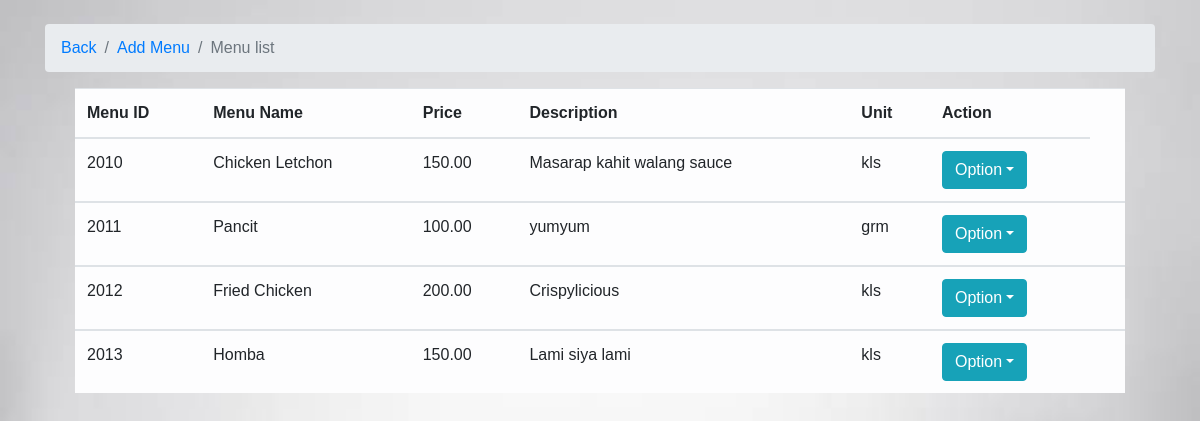
Page /menu.php on the committed database.
### tables this page shows
CREATE TABLE `menu` (
  `id` int(10) NOT NULL,
  `menu_id` varchar(50) NOT NULL,
  `menu_name` varchar(50) NOT NULL,
  `price` decimal(10,2) NOT NULL,
  `description` varchar(100) NOT NULL,
  `unit` varchar(50) NOT NULL
);

### menu.php (the view, shortened to what this page needs)
<?php
	if(isset($_POST['btn_search']))
	{
    $search = $_POST['search'];
		$query = "SELECT * FROM `menu` WHERE CONCAT(`menu_id`, `menu_name`, 'description', 'price', 'unit') LIKE '%".$search."%'";
		$search_result = filterTable($query);
	}
	else {
		$query = "SELECT * FROM `menu`";
		$search_result = filterTable($query);
	}
	function filterTable($query)
	{
		include_once 'logdb.php';
		$filter_Result = mysqli_query($conn, $query);
		return $filter_Result;
	}
?>
<!DOCTYPE html>
<html>
<head>
		<link rel="stylesheet" href="style.css">
		<link rel="stylesheet" href="bootstrap-4.0.0-beta.3-dist/css/bootstrap.min.css">
		<link rel="stylesheet" href="bootstrap-4.0.0-beta.3-dist/jss/bootstrap.js">
		<link rel="stylesheet" href="style.css" type="text/css">
</head>
<body><br/>
	<div class="container">
		<nav aria-label="breadcrumb">
		<ol class="breadcrumb">
		<li class="breadcrumb-item"><a href="home.php">Back</a></li>
		<li class="breadcrumb-item"><a href="addmenu.php">Add Menu</a></li>
		<li class="breadcrumb-item active" aria-current="page">Menu list</li>
	</ol>
  </nav>
	<div class="container">
		<div class="col-sm-12">
		<div class="table-responsive">
		<table class="table table-hover table-light">
		<thead>
		<tr>
			<th>Menu ID</th>
			<th>Menu Name</th>
			<th>Price</th>
			<th>Description</th>
			<th>Unit</th>
			<th>Action</th>
			<td>
			</td>
		</tr>
		</thead>
				<?php while($row = mysqli_fetch_array($search_result)):?>
			<tbody>
			<tr>
				<td><?php echo $row['menu_id'];?></td>
				<td><?php echo $row['menu_name'];?></td>
				<td><?php echo $row['price'];?></td>
				<td><?php echo $row['description'];?></td>
				<td><?php echo $row['unit'];?></td>
			 <td>
				<div class="btn-group" role="group">
					<button type="button" class="btn btn-info dropdown-toggle" data-toggle="dropdown" aria-haspopup="true" aria-expanded="false">Option</button>
			</div>
	  </td>
	</tr>
</tbody>
	<?php endwhile;?>
	</table>
    </div>
		</body>
	</html>

### style.css (style rules this page uses)
body { margin: 0; padding: 0; background-image:url(images/background.jpg); background-size: cover; background-repeat:no-repeat; font-family: sans-serif; font-family: arial; }

### rows in the picture
menu: menu_id "2010", menu_name "Chicken Letchon", price "150.00", description "Masarap kahit walang sauce", unit "kls"
menu: menu_id "2011", menu_name "Pancit", price "100.00", description "yumyum", unit "grm"
menu: menu_id "2012", menu_name "Fried Chicken", price "200.00", description "Crispylicious", unit "kls"
menu: menu_id "2013", menu_name "Homba", price "150.00", description "Lami siya lami", unit "kls"
